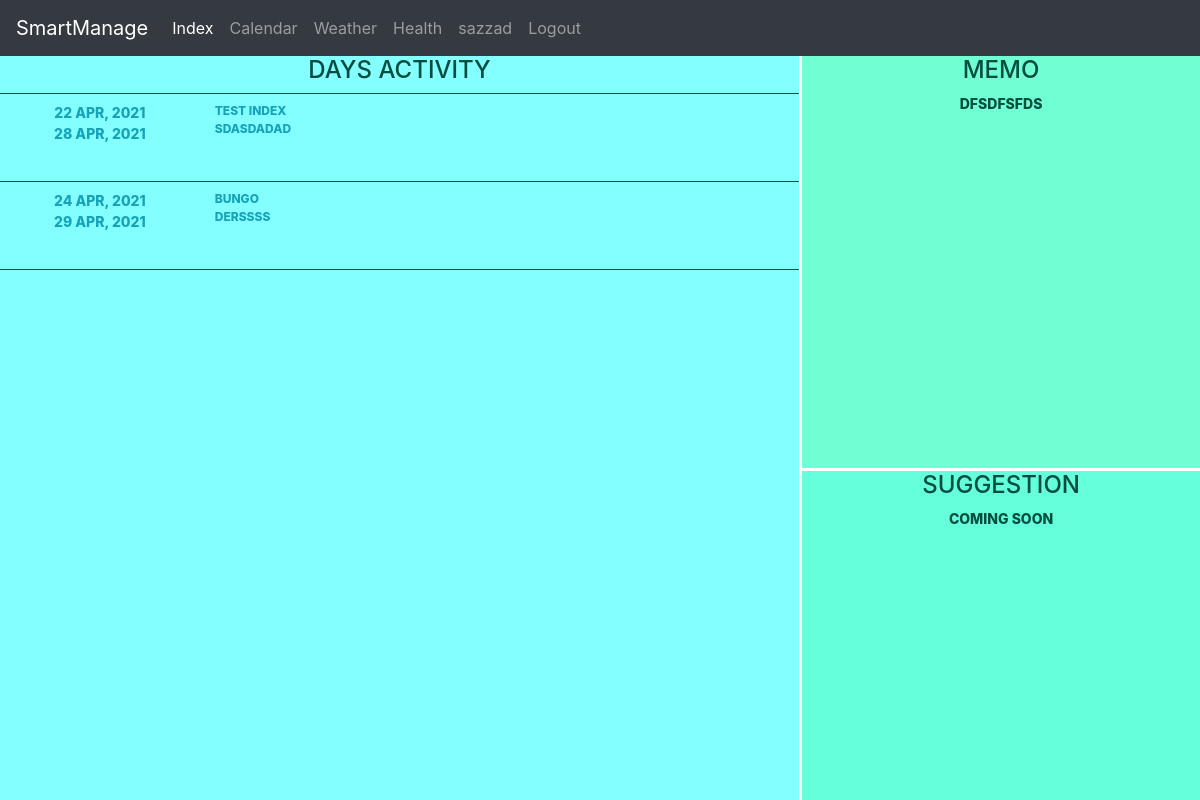
Page /index/ (signed in) on the earlier database version.
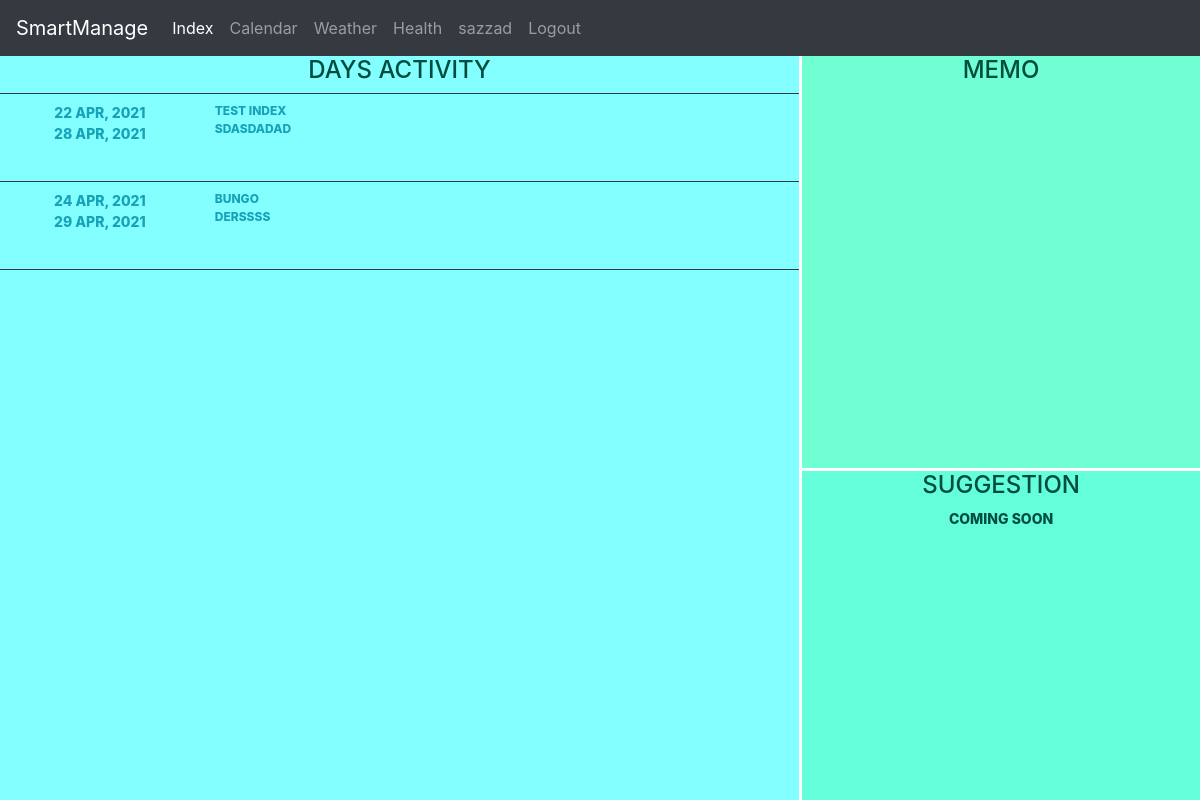
Same page on the later database version.
### manCal/models.py (models this page shows, shortened)
class Event(models.Model):
    user = models.ForeignKey(settings.AUTH_USER_MODEL, on_delete=models.CASCADE)
    title = models.CharField(max_length=200)
    description = models.TextField()
    start_time = models.DateTimeField()
    end_time = models.DateTimeField()
    created_date = models.DateTimeField(auto_now_add=True)
    location = models.CharField(max_length=200, null=True, blank=True)

class Notes(models.Model):
    user = models.ForeignKey(settings.AUTH_USER_MODEL, on_delete=models.CASCADE)
    note = models.TextField()
    complited = models.BooleanField(default=False)
    class Meta:
        ordering = ['complited', 'id']

### manCal/views.py (the view)
# urls.py: path('index/', views.indexView, name="index"),
@login_required
def indexView(request):
    user = CustomUser.objects.get(username= request.user)
    today = datetime.today()
    start_time = today.replace(hour=23, minute=59)
    end_time = today.replace(hour=00, minute=1)
    events = Event.objects.filter(user = user)
    notes = Notes.objects.filter(user=user)
    events_today = []
    for event in events:
        if event.start_time <= start_time and event.end_time >= end_time:
            event_today = {
                'event_id' : event.id,
                'start_time': event.start_time,
                'end_time' : event.end_time,
                'content' : event.description,
                'title': event.title
            }
            events_today.append(event_today)
    context = {
        'events_today' : events_today,
        'notes' : notes
    }
    return render(request, "index.html", context)

### manCal/templates/index.html (shortened to what this page needs)
{% extends "base.html" %}
{% block content %}
<div class="container_index">
    <main>
        <h4>Days Activity</h4>
        <div class="events border-top border-dark">
        {%for event in events_today%}
            <a href='{% url 'manCal:event-detail' event.event_id %}'>
                <div class="row border-bottom border-dark mt-2">
                    <div class="date col-3">
                    {{event.start_time|date:"d M, Y"}}<br>
                    {{event.end_time|date:"d M, Y"}}
                    </div>
                    <div class="event-content col-9">
                    {{event.title}}<br>
                    {{event.content}}
                    </div>
                </div>
            </a>
        {%endfor%}
        </div>
    </main>
    <div id="content1">
    <h4>Memo</h3>
    {%for note in notes%}
    {{note.note}}<br>
    {%endfor%}
    </div>
    <div id="content2">
    <h4>Suggestion</h4>
    Coming soon
    </div>
</div>
{% endblock content %}

Differences in the rows shown:
removed Notes: note "DFSDFSFDS"
